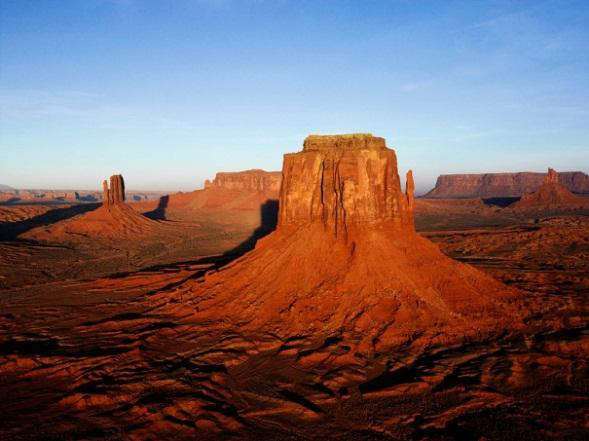
#> input picture Tugas2-JawabanUTS2,3,4/Gambar1.png, 589 x 441 px, found by its file name
$ python 4_Kmeans.py
#> lines starting #> are read from the running program, lines starting #| are printed output that depends on the picture
import numpy as np
import matplotlib.pyplot as plt
import cv2

# Read in the image
image = cv2.imread('gambar1.png')
#> image is the input picture: shape (441, 589, 3); mean B, G, R 101.8, 99.5, 119.7

# Change color to RGB (from BGR)
image = cv2.cvtColor(image, cv2.COLOR_BGR2RGB)

# Reshaping the image into a 2D array of pixels and 3 color values (RGB)
pixel_vals = image.reshape((-1, 3))

# Convert to float type
pixel_vals = np.float32(pixel_vals)

# The below line of code defines the criteria for the algorithm to stop running,
# which will happen if 100 iterations are run or the epsilon (which is the required accuracy)
# becomes 85%
criteria = (cv2.TERM_CRITERIA_EPS + cv2.TERM_CRITERIA_MAX_ITER, 100, 0.85)

# Display the original image
plt.subplot(2, 2, 1)
plt.imshow(image)
plt.title('Original Image')
plt.axis('off')

# Perform k-means clustering for different values of K
for i, K in enumerate([10, 4, 2], start=2):
    # Then perform k-means clustering with the number of clusters defined as K
    # Also, random centers are initially chosen for k-means clustering
    retval, labels, centers = cv2.kmeans(pixel_vals, K, None, criteria, 10, cv2.KMEANS_RANDOM_CENTERS)

    # Convert data into 8-bit values
    centers = np.uint8(centers)
    segmented_data = centers[labels.flatten()]

    # Reshape data into the original image dimensions
    segmented_image = segmented_data.reshape((image.shape))

    # Display the segmented image
    plt.subplot(2, 2, i)
    plt.imshow(segmented_image)
    plt.title(f'Segmented Image, K={K}')
    plt.axis('off')
#> this loop made 3 passes
#> retval on passes 1 to 2: 106984192.5, 324386512.7
#> (retval, centers) on pass 3: (1.03e+09, [[155, 192, 229], [95, 38, 17]])
#> pass 1, `segmented_image = segmented_data.reshape((image.shape))`:
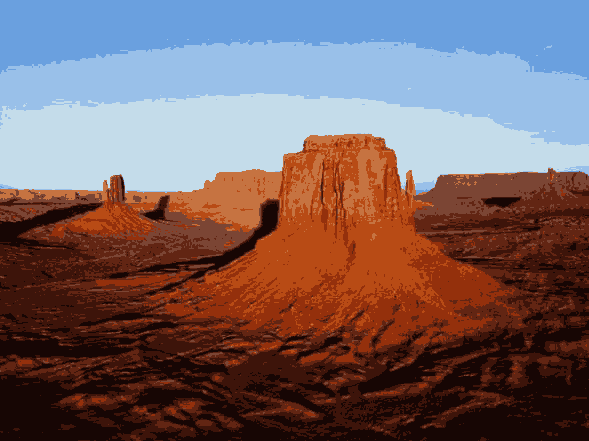
#> segmented_image: shape (441, 589, 3); mean R, G, B 118.9, 99, 101.2
#> pass 2, `segmented_image = segmented_data.reshape((image.shape))`:
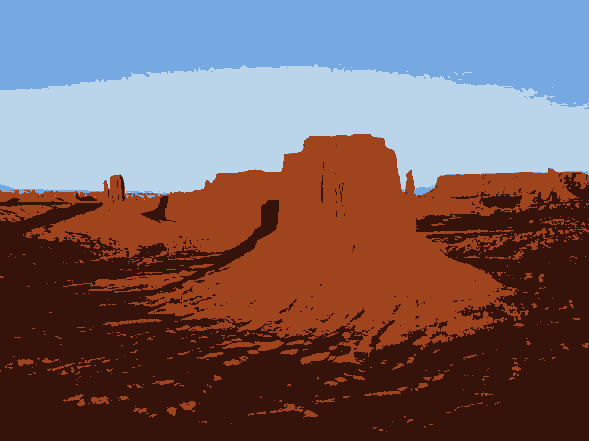
#> segmented_image: shape (441, 589, 3); mean R, G, B 119.2, 99.1, 101.4
#> pass 3, `segmented_image = segmented_data.reshape((image.shape))`:
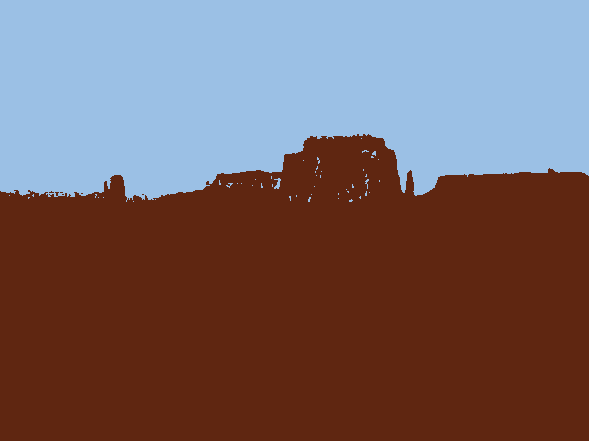
#> segmented_image: shape (441, 589, 3); mean R, G, B 118.8, 99.2, 101.3

plt.tight_layout()
plt.show()
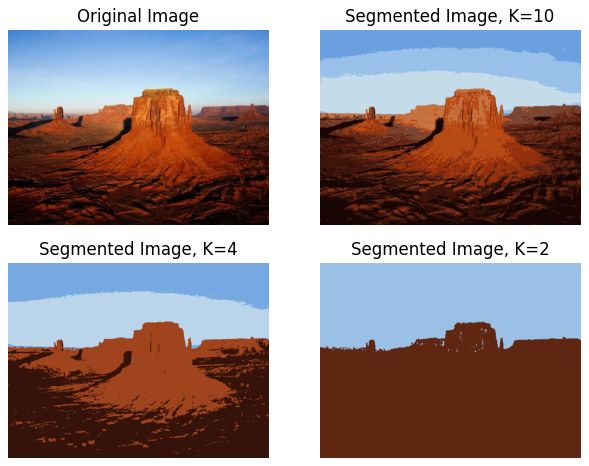
#> figure drawn by matplotlib, 4 panels
